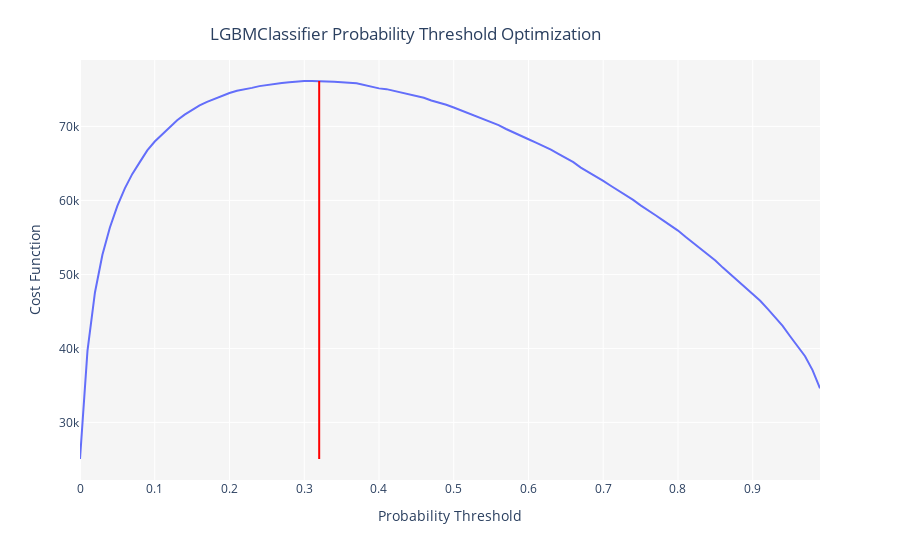

Notebook source saved alongside this figure:
### Code cell
get_prob = optimize_threshold(finalized_gbm, 
                   true_negative = 2, 
                   false_negative = -3,
                   true_positive = 3,
                   false_positive = 0
                  )

### Figure 1 — Plotly figure (JSON) as saved in the notebook; plotly's stock layout.template omitted (floating-point values rounded to 4 significant figures)
{"data": [{"hovertemplate": "Probability Threshold=%{x}<br>Cost Function=%{y}<extra></extra>", "legendgroup": "", "line": {"color": "#636efa", "dash": "solid", "shape": "linear"}, "mode": "lines", "name": "", "orientation": "v", "showlegend": false, "type": "scatter", "x": [0, 0.01, 0.02, 0.03, 0.04, 0.05, 0.06, 0.07, 0.08, 0.09, 0.1, 0.11, 0.12, 0.13, 0.14, 0.15, 0.16, 0.17, 0.18, 0.19, 0.2, 0.21, 0.22, 0.23, 0.24, 0.25, 0.26, 0.27, 0.28, 0.29, 0.3, 0.31, 0.32, 0.33, 0.34, 0.35, 0.36, 0.37, 0.38, 0.39, 0.4, 0.41, 0.42, 0.43, 0.44, 0.45, 0.46, 0.47, 0.48, 0.49, 0.5, 0.51, 0.52, 0.53, 0.54, 0.55, 0.56, 0.57, 0.58, 0.59, 0.6, 0.61, 0.62, 0.63, 0.64, 0.65, 0.66, 0.67, 0.68, 0.69, 0.7, 0.71, 0.72, 0.73, 0.74, 0.75, 0.76, 0.77, 0.78, 0.79, 0.8, 0.81, 0.82, 0.83, 0.84, 0.85, 0.86, 0.87, 0.88, 0.89, 0.9, 0.91, 0.92, 0.93, 0.94, 0.95, 0.96, 0.97, 0.98, 0.99], "xaxis": "x", "y": [25056, 39664, 47560, 52658, 56350, 59274, 61630, 63588, 65182, 66754, 67966, 68956, 69942, 70840, 71592, 72240, 72842, 73320, 73754, 74136, 74516, 74830, 74980, 75214, 75452, 75616, 75748, 75866, 75964, 76070, 76136, 76136, 76142, 76074, 76032, 76000, 75912, 75828, 75620, 75382, 75144, 75040, 74820, 74570, 74358, 74096, 73880, 73500, 73230, 72926, 72552, 72154, 71758, 71376, 70938, 70634, 70170, 69658, 69222, 68762, 68272, 67804, 67358, 66864, 66282, 65746, 65170, 64438, 63874, 63262, 62648, 61984, 61382, 60702, 60084, 59342, 58714, 58004, 57310, 56618, 55930, 55080, 54266, 53536, 52642, 51886, 50920, 50016, 49194, 48218, 47348, 46442, 45338, 44216, 43040, 41642, 40328, 38942, 37076, 34604], "yaxis": "y"}], "layout": {"legend": {"tracegroupgap": 0}, "margin": {"t": 60}, "plot_bgcolor": "rgb(245,245,245)", "shapes": [{"line": {"color": "red", "width": 2}, "type": "line", "x0": 0.32, "x1": 0.32, "y0": 25056, "y1": 76142}], "title": {"text": "LGBMClassifier Probability Threshold Optimization", "x": 0.45, "xanchor": "center", "y": 0.95, "yanchor": "top"}, "xaxis": {"anchor": "y", "domain": [0, 1], "title": {"text": "Probability Threshold"}}, "yaxis": {"anchor": "x", "domain": [0, 1], "title": {"text": "Cost Function"}}}}
